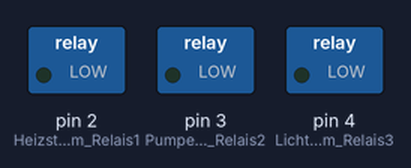
Simulated run of this sketch. Board: Arduino Uno, built with avr-gcc and run on an emulated ATmega328P. On the bench: switched loads named in the sketch (green lamp = pin HIGH). Pins used as bus, display or sensor lines are not drawn.

Above: at 0.5 s.
At 1.5 s:
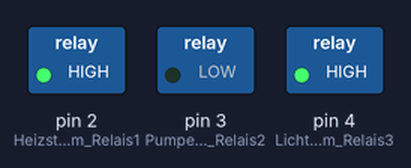
At 3.0 s:
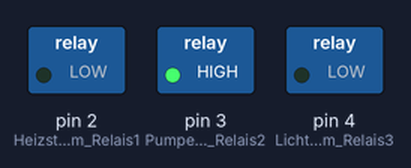
Timing chart, 0 to 5.2 s (numbered marks = the images above):
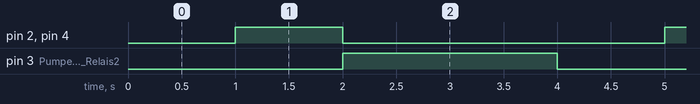

The sketch:

sketch_mar29a.ino
```cpp
#define HeizstabAquarium_Relais1 2 // Heizstab Aquarium auf Relais 1
#define PumpeAquarium_Relais2 3 // Pumpe Aquarium auf Relais 2
#define LichtAquarium_Relais3 4 // Licht Aquarium auf Relais 3
#define LichtGrow_Relais4 5 // Licht Grow auf Relais 4


void setup() {
  // put your setup code here, to run once:

  pinMode(HeizstabAquarium_Relais1, OUTPUT);
  pinMode(PumpeAquarium_Relais2, OUTPUT);
  pinMode(LichtAquarium_Relais3, OUTPUT);
  pinMode(LichtGrow_Relais4, OUTPUT);


}

void loop() {
  // put your main code here, to run repeatedly:
digitalWrite(HeizstabAquarium_Relais1,LOW);
digitalWrite(PumpeAquarium_Relais2,LOW);
digitalWrite(LichtAquarium_Relais3,LOW);
digitalWrite(LichtGrow_Relais4,LOW);
delay (1000);
digitalWrite(HeizstabAquarium_Relais1,HIGH);
digitalWrite(PumpeAquarium_Relais2,LOW);
digitalWrite(LichtAquarium_Relais3,HIGH);
digitalWrite(LichtGrow_Relais4,LOW);
delay (1000);
digitalWrite(HeizstabAquarium_Relais1,LOW);
digitalWrite(PumpeAquarium_Relais2,HIGH);
digitalWrite(LichtAquarium_Relais3,LOW);
digitalWrite(LichtGrow_Relais4,HIGH);
delay (2000);

}
```

Measured:
- by itself, pin 2 (HeizstabAquarium_Relais1), pin 4 (LichtAquarium_Relais3): alternates HIGH for 1.0 s and LOW for 3.0 s
- by itself, pin 3 (PumpeAquarium_Relais2): alternates HIGH for 2.0 s and LOW for 2.0 s
- by itself, everything shown: repeats every 4.0 s, in 3 steps
